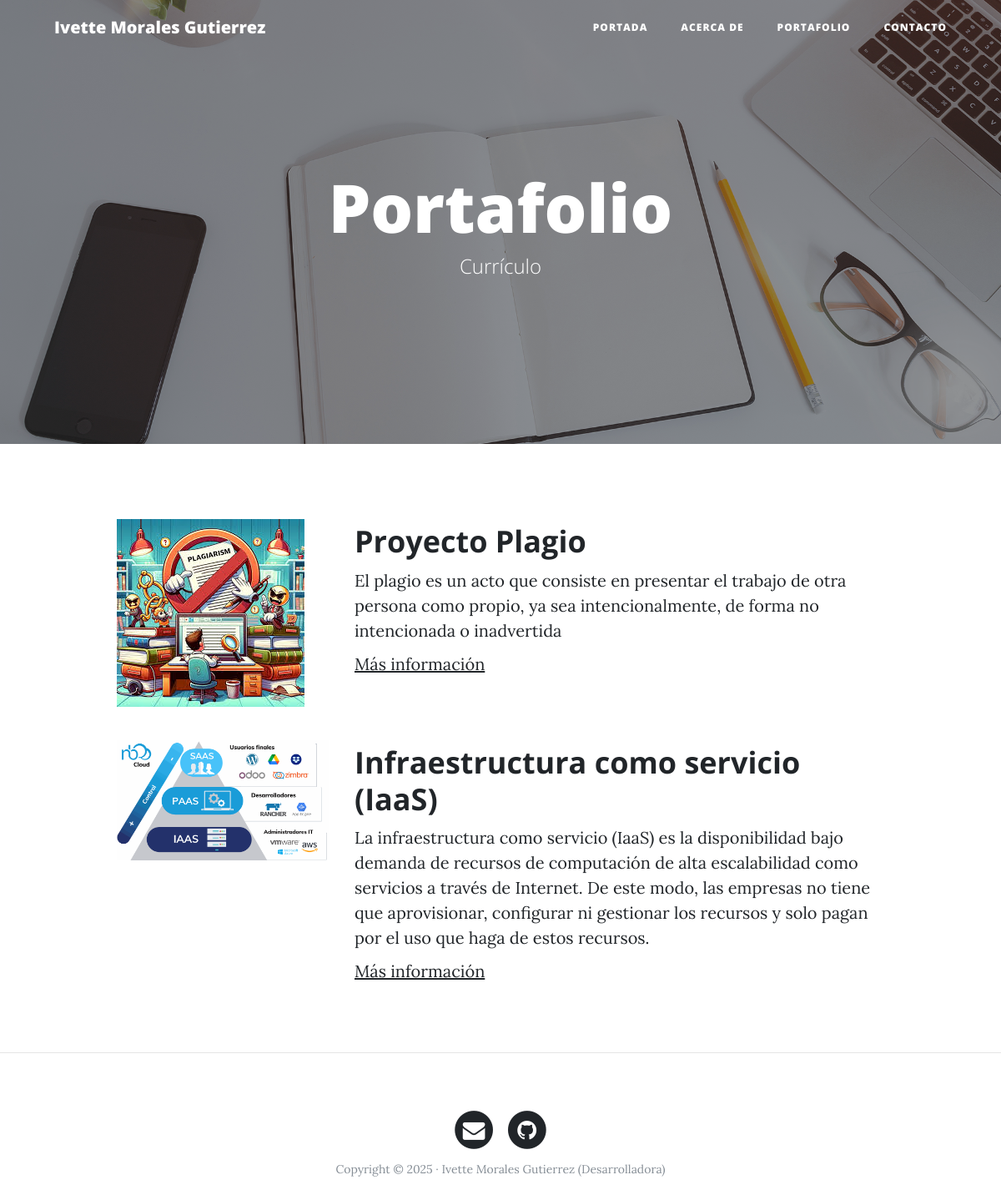
/portfolio/, run on an earlier commit of the app's database.
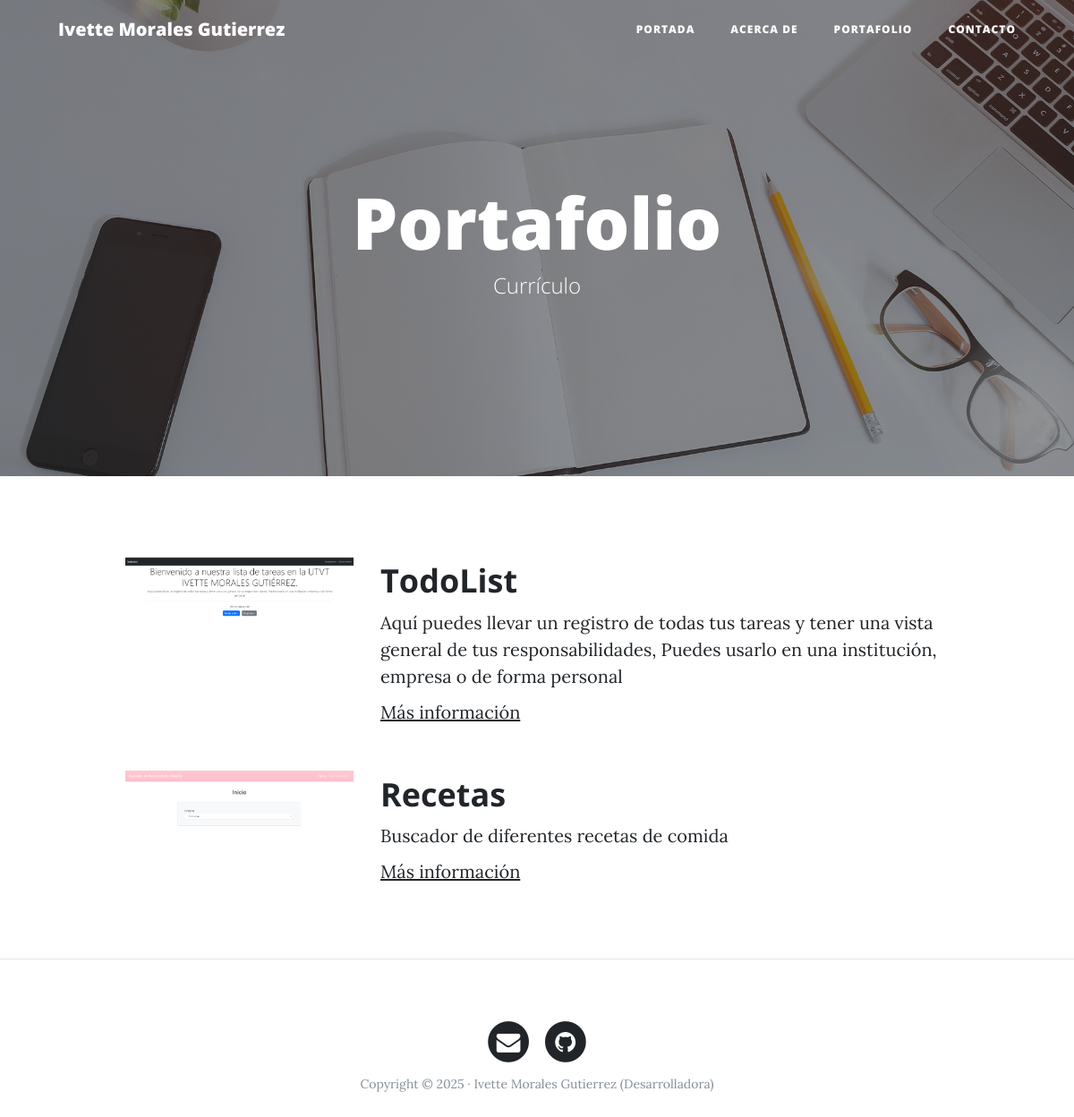
And on a later commit of the database.
### portfolio/models.py (models this page shows, shortened)
class Project(models.Model):
    title = models.CharField(max_length=200, verbose_name="Título")
    description = models.TextField(verbose_name="Descripción")
    image = models.ImageField(verbose_name="Imagen", upload_to="projects")
    link = models.URLField(verbose_name="Dirección Web", null=True, blank=True)
    created = models.DateTimeField(auto_now_add=True, verbose_name="Fecha de creación")
    updated = models.DateTimeField(auto_now=True, verbose_name="Fecha de edición")
    class Meta:
        verbose_name = "proyecto"
        verbose_name_plural = "proyectos"
        ordering = ["-created"]

### portfolio/views.py (the view)
# urls.py: path('portfolio/', portfolio_views.portfolio, name="portfolio"),
def portfolio(request):
    projects = Project.objects.all()
    return render(request, "portfolio/portfolio.html", {'projects': projects})

### portfolio/templates/portfolio/portfolio.html (shortened to what this page needs)
{% extends 'core/base.html' %}
{% block background %}{% load static %}{% static 'core/img/portfolio-bg.jpg' %}{% endblock %}
{% block headers %}
<h1>Portafolio</h1>
<span class="subheading">Currículo</span>
{% endblock %}
{% block content %}
    {% for project in projects %}
        <div class="row project">
            <div class="col-lg-3 col-md-4 offset-lg-1">
                <img class="img-fluid" src="{{project.image.url}}" alt="">
            </div>
            <div class="col-lg-7 col-md-8">
                <h2 class="section-heading title">{{project.title}}</h2>
                <p>{{project.description}}</p>
                {% if project.link %}
                    <p><a href="{{project.link}}">Más información</a></p>
                {% endif %}
            </div>
        </div>
    {% endfor %}
{% endblock %}

### core/templates/core/base.html (shortened to what this page needs)
<!DOCTYPE html>
<html lang="es">
  <head>
    {% load static %}
    <link href="{% static 'core/vendor/bootstrap/css/bootstrap.min.css' %}" rel="stylesheet">
    <link href="{% static 'core/vendor/font-awesome/css/font-awesome.min.css' %}" rel="stylesheet" type="text/css">
    <link href="{% static 'core/css/clean-blog.min.css' %}" rel="stylesheet">
  </head>
  <body>
    <nav class="navbar navbar-expand-lg navbar-light fixed-top" id="mainNav">
      <div class="container">
        <a class="navbar-brand" href="{% url 'home' %}">Ivette Morales Gutierrez</a>
        <div class="collapse navbar-collapse" id="navbarResponsive">
          <ul class="navbar-nav ml-auto">
            <li class="nav-item">
              <a class="nav-link" href="{% url 'home' %}">Portada</a>
            </li>
            <li class="nav-item">
              <a class="nav-link" href="{% url 'about' %}">Acerca de</a>
            </li>
            <li class="nav-item">
              <a class="nav-link" href="{% url 'portfolio' %}">Portafolio</a>
            </li>
            <li class="nav-item">
              <a class="nav-link" href="{% url 'contact' %}">Contacto</a>
            </li>
          </ul>
        </div>
      </div>
    </nav>
    <header class="masthead" style="background-image: url('{% block background %}{% endblock %}')">
      <div class="overlay"></div>
      <div class="container">
        <div class="row">
          <div class="col-lg-8 col-md-10 mx-auto">
            <div class="site-heading">
              {% block headers %}{% endblock %}
            </div>
          </div>
        </div>
      </div>
    </header>
    <div class="container">
      {% block content %}{% endblock %}
    </div>
    {% if request.path != "/" %}<hr>{% endif %}
    <footer>
      <div class="container">
        <div class="row">
          <div class="col-lg-8 col-md-10 mx-auto">
            <ul class="list-inline text-center">
              <li class="list-inline-item">
                <a href="CORREO" target="_blank">
                  <span class="fa-stack fa-lg">
                    <i class="fa fa-circle fa-stack-2x"></i>
                    <i class="fa fa-envelope fa-stack-1x fa-inverse"></i>
                  </span>
                </a>
              </li>
              <li class="list-inline-item">
                <a href="https://github.com/IvyMora08" target="_blank">
                  <span class="fa-stack fa-lg">
                    <i class="fa fa-circle fa-stack-2x"></i>
                    <i class="fa fa-github fa-stack-1x fa-inverse"></i>
                  </span>
                </a>
              </li>
            </ul>
            <p class="copyright text-muted">Copyright &copy; 2025 · Ivette Morales Gutierrez (Desarrolladora) </p>
          </div>
        </div>
      </div>
    </footer>
  </body>
</html>

What changed in the data, as far as the page shows it:
changed Project: image: a different picture; title "Proyecto Plagio" → "TodoList"; description "El plagio es un acto que consiste en presentar el trabajo de otra persona como propio, ya sea intencionalmente, de forma no intencionada o inadvertida" → "Aquí puedes llevar un registro de todas tus tareas y tener una vista general de tus responsabilidades, Puedes usarlo en una institución, empresa o de forma personal"
changed Project: image: a different picture; title "Infraestructura como servicio (IaaS)" → "Recetas"; description "La infraestructura como servicio (IaaS) es la disponibilidad bajo demanda de recursos de computación de alta escalabilidad como servicios a través de Internet. De este modo, las empresas no tiene que aprovisionar, configurar ni gestionar los recursos y solo pagan por el uso que haga de estos recursos." → "Buscador de diferentes recetas de comida"
